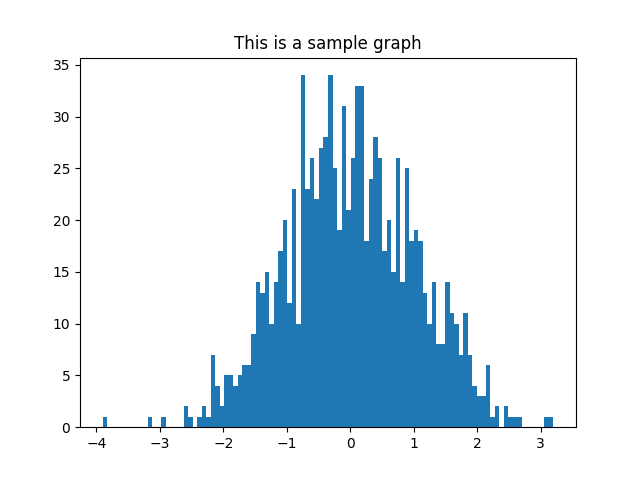

Write Python code to recreate this figure.
import matplotlib.pyplot as plt
import numpy as np

x = np.random.randn(1000)
plt.hist(x, 100)
plt.title('This is a sample graph')
plt.show()
